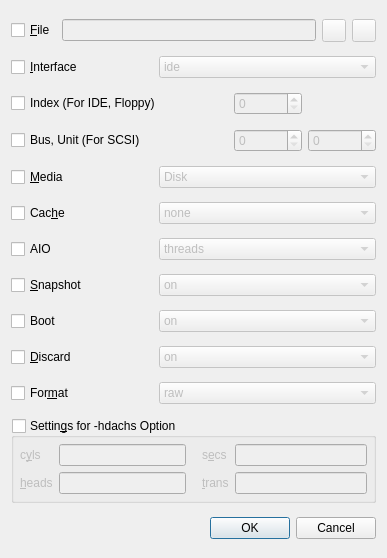
<?xml version="1.0" encoding="UTF-8"?>
<ui version="4.0">
 <author>Andrey Rijov</author>
 <class>Add_New_Device_Window</class>
 <widget class="QDialog" name="Add_New_Device_Window">
  <property name="geometry">
   <rect>
    <x>0</x>
    <y>0</y>
    <width>387</width>
    <height>558</height>
   </rect>
  </property>
  <property name="windowTitle">
   <string>New Storage Device</string>
  </property>
  <property name="windowIcon">
   <iconset resource="../resources/icons.qrc">
    <normaloff>:/blockdevice.png</normaloff>:/blockdevice.png</iconset>
  </property>
  <layout class="QGridLayout" name="gridLayout">
   <item row="0" column="0" colspan="5">
    <layout class="QHBoxLayout" name="horizontalLayout">
     <property name="sizeConstraint">
      <enum>QLayout::SetMaximumSize</enum>
     </property>
     <item>
      <widget class="QCheckBox" name="CH_File">
       <property name="text">
        <string>&amp;File</string>
       </property>
      </widget>
     </item>
     <item>
      <widget class="QLineEdit" name="Edit_File_Path">
       <property name="enabled">
        <bool>false</bool>
       </property>
      </widget>
     </item>
     <item>
       <widget class="QToolButton" name="TB_File_Path_Browse">
        <property name="enabled">
         <bool>false</bool>
        </property>
        <property name="text">
         <string/>
        </property>
        <property name="icon">
         <iconset resource="../resources/icons.qrc">
          <normaloff>:/open-file.png</normaloff>:/open-file.png</iconset>
        </property>
       </widget>
      </item>
      <item>
       <widget class="QToolButton" name="TB_Block_Device">
        <property name="enabled">
         <bool>false</bool>
        </property>
        <property name="text">
         <string/>
        </property>
        <property name="icon">
         <iconset resource="../resources/icons.qrc">
          <normaloff>:/blockdevice.png</normaloff>:/blockdevice.png</iconset>
        </property>
        <property name="toolTip">
         <string>Select block device (/dev/disk/by-id/...)</string>
        </property>
       </widget>
      </item>
     </layout>
    </item>
    <item row="1" column="0" colspan="2">
    <widget class="QCheckBox" name="CH_Interface">
     <property name="text">
      <string>&amp;Interface</string>
     </property>
    </widget>
   </item>
   <item row="1" column="2" colspan="3">
    <widget class="QComboBox" name="CB_Interface">
     <property name="enabled">
      <bool>false</bool>
     </property>
     <item>
      <property name="text">
       <string>ide</string>
      </property>
     </item>
     <item>
      <property name="text">
       <string>scsi</string>
      </property>
     </item>
     <item>
      <property name="text">
       <string>sd</string>
      </property>
     </item>
     <item>
      <property name="text">
       <string>mtd</string>
      </property>
     </item>
     <item>
      <property name="text">
       <string>floppy</string>
      </property>
     </item>
     <item>
      <property name="text">
       <string>pflash</string>
      </property>
     </item>
     <item>
      <property name="text">
       <string>virtio</string>
      </property>
     </item>
     <item>
      <property name="text">
       <string>virtio-scsi</string>
      </property>
     </item>
    </widget>
   </item>
   <item row="2" column="0" colspan="3">
    <widget class="QCheckBox" name="CH_Index">
     <property name="text">
      <string>Index (For IDE, Floppy)</string>
     </property>
    </widget>
   </item>
   <item row="2" column="3">
    <widget class="QSpinBox" name="SB_Index">
     <property name="enabled">
      <bool>false</bool>
     </property>
    </widget>
   </item>
   <item row="3" column="0" colspan="3">
    <widget class="QCheckBox" name="CH_Bus_Unit">
     <property name="text">
      <string>Bus, Unit (For SCSI)</string>
     </property>
    </widget>
   </item>
   <item row="3" column="3">
    <widget class="QSpinBox" name="SB_Bus">
     <property name="enabled">
      <bool>false</bool>
     </property>
    </widget>
   </item>
   <item row="3" column="4">
    <widget class="QSpinBox" name="SB_Unit">
     <property name="enabled">
      <bool>false</bool>
     </property>
    </widget>
   </item>
   <item row="4" column="0" colspan="2">
    <widget class="QCheckBox" name="CH_Media">
     <property name="text">
      <string>&amp;Media</string>
     </property>
    </widget>
   </item>
   <item row="4" column="2" colspan="3">
    <widget class="QComboBox" name="CB_Media">
     <property name="enabled">
      <bool>false</bool>
     </property>
     <item>
      <property name="text">
       <string>Disk</string>
      </property>
     </item>
     <item>
      <property name="text">
       <string>CD-ROM</string>
      </property>
     </item>
    </widget>
   </item>
   <item row="5" column="0" colspan="2">
    <widget class="QCheckBox" name="CH_Cache">
     <property name="text">
      <string>Cac&amp;he</string>
     </property>
    </widget>
   </item>
   <item row="5" column="2" colspan="3">
    <widget class="QComboBox" name="CB_Cache">
     <property name="enabled">
      <bool>false</bool>
     </property>
     <item>
      <property name="text">
       <string>none</string>
      </property>
     </item>
     <item>
      <property name="text">
       <string>writeback</string>
      </property>
     </item>
     <item>
      <property name="text">
       <string>writethrough</string>
      </property>
     </item>
    </widget>
   </item>
   <item row="6" column="0">
    <widget class="QCheckBox" name="CH_AIO">
     <property name="text">
      <string>AIO</string>
     </property>
    </widget>
   </item>
   <item row="6" column="2" colspan="3">
    <widget class="QComboBox" name="CB_AIO">
     <property name="enabled">
      <bool>false</bool>
     </property>
     <item>
      <property name="text">
       <string>threads</string>
      </property>
     </item>
     <item>
      <property name="text">
       <string>native</string>
      </property>
     </item>
    </widget>
   </item>
   <item row="7" column="0" colspan="2">
    <widget class="QCheckBox" name="CH_Snapshot">
     <property name="text">
      <string>&amp;Snapshot</string>
     </property>
    </widget>
   </item>
   <item row="7" column="2" colspan="3">
    <widget class="QComboBox" name="CB_Snapshot">
     <property name="enabled">
      <bool>false</bool>
     </property>
     <item>
      <property name="text">
       <string>on</string>
      </property>
     </item>
     <item>
      <property name="text">
       <string>off</string>
      </property>
     </item>
    </widget>
   </item>
   <item row="8" column="0" colspan="2">
    <widget class="QCheckBox" name="CH_Boot">
     <property name="text">
      <string>Boot</string>
     </property>
    </widget>
   </item>
   <item row="8" column="2" colspan="3">
    <widget class="QComboBox" name="CB_Boot">
     <property name="enabled">
      <bool>false</bool>
     </property>
     <item>
      <property name="text">
       <string>on</string>
      </property>
     </item>
     <item>
      <property name="text">
       <string>off</string>
      </property>
     </item>
    </widget>
   </item>
   <item row="9" column="1" colspan="4">
    <spacer name="verticalSpacer">
     <property name="orientation">
      <enum>Qt::Vertical</enum>
     </property>
     <property name="sizeType">
      <enum>QSizePolicy::Fixed</enum>
     </property>
     <property name="sizeHint" stdset="0">
      <size>
       <width>200</width>
       <height>5</height>
      </size>
     </property>
    </spacer>
   </item>
   <item row="10" column="0" colspan="2">
    <widget class="QCheckBox" name="CH_Format">
     <property name="text">
      <string>For&amp;mat</string>
     </property>
    </widget>
   </item>
   <item row="10" column="2" colspan="3">
    <widget class="QComboBox" name="CB_Format">
     <property name="enabled">
      <bool>false</bool>
     </property>
     <item>
      <property name="text">
       <string>raw</string>
      </property>
     </item>
     <item>
      <property name="text">
       <string>qcow2</string>
      </property>
     </item>
     <item>
      <property name="text">
       <string>qed</string>
      </property>
     </item>
     <item>
      <property name="text">
       <string>vdi</string>
      </property>
     </item>
     <item>
      <property name="text">
       <string>vmdk</string>
      </property>
     </item>
     <item>
      <property name="text">
       <string>vhdx</string>
      </property>
     </item>
    </widget>
   </item>
   <item row="11" column="0" colspan="5">
    <widget class="QGroupBox" name="GB_hdachs_Settings">
     <property name="title">
      <string>Settin&amp;gs for -hdachs Option</string>
     </property>
     <property name="checkable">
      <bool>true</bool>
     </property>
     <property name="checked">
      <bool>false</bool>
     </property>
     <layout class="QGridLayout">
      <property name="sizeConstraint">
       <enum>QLayout::SetMaximumSize</enum>
      </property>
      <property name="leftMargin">
       <number>6</number>
      </property>
      <property name="topMargin">
       <number>6</number>
      </property>
      <property name="rightMargin">
       <number>6</number>
      </property>
      <property name="bottomMargin">
       <number>6</number>
      </property>
      <property name="spacing">
       <number>6</number>
      </property>
      <item row="0" column="1">
       <spacer>
        <property name="orientation">
         <enum>Qt::Horizontal</enum>
        </property>
        <property name="sizeType">
         <enum>QSizePolicy::Fixed</enum>
        </property>
        <property name="sizeHint" stdset="0">
         <size>
          <width>10</width>
          <height>20</height>
         </size>
        </property>
       </spacer>
      </item>
      <item row="0" column="2">
       <layout class="QGridLayout">
        <property name="leftMargin">
         <number>0</number>
        </property>
        <property name="topMargin">
         <number>0</number>
        </property>
        <property name="rightMargin">
         <number>0</number>
        </property>
        <property name="bottomMargin">
         <number>0</number>
        </property>
        <property name="spacing">
         <number>6</number>
        </property>
        <item row="1" column="1">
         <widget class="QLineEdit" name="Edit_Trans"/>
        </item>
        <item row="0" column="1">
         <widget class="QLineEdit" name="Edit_Secs"/>
        </item>
        <item row="0" column="0">
         <widget class="QLabel" name="Label_Secs">
          <property name="text">
           <string>s&amp;ecs</string>
          </property>
          <property name="buddy">
           <cstring>Edit_Secs</cstring>
          </property>
         </widget>
        </item>
        <item row="1" column="0">
         <widget class="QLabel" name="Label_Trans">
          <property name="text">
           <string>&amp;trans</string>
          </property>
          <property name="buddy">
           <cstring>Edit_Trans</cstring>
          </property>
         </widget>
        </item>
       </layout>
      </item>
      <item row="0" column="0">
       <layout class="QGridLayout">
        <property name="leftMargin">
         <number>0</number>
        </property>
        <property name="topMargin">
         <number>0</number>
        </property>
        <property name="rightMargin">
         <number>0</number>
        </property>
        <property name="bottomMargin">
         <number>0</number>
        </property>
        <property name="spacing">
         <number>6</number>
        </property>
        <item row="0" column="0">
         <widget class="QLabel" name="Label_Cyls">
          <property name="text">
           <string>c&amp;yls</string>
          </property>
          <property name="buddy">
           <cstring>Edit_Cyls</cstring>
          </property>
         </widget>
        </item>
        <item row="0" column="1">
         <widget class="QLineEdit" name="Edit_Cyls"/>
        </item>
        <item row="1" column="0">
         <widget class="QLabel" name="Label_Heads">
          <property name="text">
           <string>&amp;heads</string>
          </property>
          <property name="buddy">
           <cstring>Edit_Heads</cstring>
          </property>
         </widget>
        </item>
        <item row="1" column="1">
         <widget class="QLineEdit" name="Edit_Heads"/>
        </item>
       </layout>
      </item>
     </layout>
    </widget>
   </item>
   <item row="12" column="0" colspan="5">
    <layout class="QHBoxLayout" name="horizontalLayout_2">
     <property name="sizeConstraint">
      <enum>QLayout::SetMaximumSize</enum>
     </property>
     <item>
      <spacer>
       <property name="orientation">
        <enum>Qt::Horizontal</enum>
       </property>
       <property name="sizeHint" stdset="0">
        <size>
         <width>120</width>
         <height>20</height>
        </size>
       </property>
      </spacer>
     </item>
     <item>
      <widget class="Dialog_Button_Box" name="buttonBox">
       <property name="standardButtons">
        <set>QDialogButtonBox::Cancel|QDialogButtonBox::Ok</set>
       </property>
      </widget>
     </item>
    </layout>
   </item>
   <item row="9" column="0">
    <widget class="QCheckBox" name="CH_Discard">
     <property name="text">
      <string>&amp;Discard</string>
     </property>
    </widget>
   </item>
   <item row="9" column="2" colspan="3">
    <widget class="QComboBox" name="CB_Discard">
     <property name="enabled">
      <bool>false</bool>
     </property>
     <item>
      <property name="text">
       <string>on</string>
      </property>
     </item>
     <item>
      <property name="text">
       <string>off</string>
      </property>
     </item>
    </widget>
   </item>
  </layout>
 </widget>
 <customwidgets>
  <customwidget>
   <class>Dialog_Button_Box</class>
   <extends>QDialogButtonBox</extends>
   <header>Dialog_Button_Box.h</header>
  </customwidget>
 </customwidgets>
 <tabstops>
  <tabstop>CH_File</tabstop>
  <tabstop>Edit_File_Path</tabstop>
   <tabstop>TB_File_Path_Browse</tabstop>
   <tabstop>TB_Block_Device</tabstop>
  <tabstop>CH_Interface</tabstop>
  <tabstop>CB_Interface</tabstop>
  <tabstop>CH_Index</tabstop>
  <tabstop>SB_Index</tabstop>
  <tabstop>CH_Bus_Unit</tabstop>
  <tabstop>SB_Bus</tabstop>
  <tabstop>SB_Unit</tabstop>
  <tabstop>CH_Media</tabstop>
  <tabstop>CB_Media</tabstop>
  <tabstop>CH_Cache</tabstop>
  <tabstop>CB_Cache</tabstop>
  <tabstop>CH_AIO</tabstop>
  <tabstop>CB_AIO</tabstop>
  <tabstop>CH_Snapshot</tabstop>
  <tabstop>CB_Snapshot</tabstop>
   <tabstop>CH_Boot</tabstop>
   <tabstop>CB_Boot</tabstop>
   <tabstop>CH_Format</tabstop>
   <tabstop>CB_Format</tabstop>
   <tabstop>GB_hdachs_Settings</tabstop>
  <tabstop>Edit_Cyls</tabstop>
  <tabstop>Edit_Secs</tabstop>
  <tabstop>Edit_Heads</tabstop>
  <tabstop>Edit_Trans</tabstop>
 </tabstops>
 <resources>
  <include location="../resources/icons.qrc"/>
 </resources>
 <connections>
  <connection>
   <sender>CH_Interface</sender>
   <signal>toggled(bool)</signal>
   <receiver>CB_Interface</receiver>
   <slot>setEnabled(bool)</slot>
   <hints>
    <hint type="sourcelabel">
     <x>67</x>
     <y>59</y>
    </hint>
    <hint type="destinationlabel">
     <x>168</x>
     <y>52</y>
    </hint>
   </hints>
  </connection>
  <connection>
   <sender>CH_Media</sender>
   <signal>toggled(bool)</signal>
   <receiver>CB_Media</receiver>
   <slot>setEnabled(bool)</slot>
   <hints>
    <hint type="sourcelabel">
     <x>63</x>
     <y>147</y>
    </hint>
    <hint type="destinationlabel">
     <x>177</x>
     <y>149</y>
    </hint>
   </hints>
  </connection>
  <connection>
   <sender>CH_File</sender>
   <signal>toggled(bool)</signal>
   <receiver>Edit_File_Path</receiver>
   <slot>setEnabled(bool)</slot>
   <hints>
    <hint type="sourcelabel">
     <x>44</x>
     <y>30</y>
    </hint>
    <hint type="destinationlabel">
     <x>199</x>
     <y>30</y>
    </hint>
   </hints>
  </connection>
  <connection>
   <sender>CH_File</sender>
   <signal>toggled(bool)</signal>
   <receiver>TB_File_Path_Browse</receiver>
   <slot>setEnabled(bool)</slot>
   <hints>
    <hint type="sourcelabel">
     <x>47</x>
     <y>30</y>
    </hint>
    <hint type="destinationlabel">
     <x>303</x>
     <y>34</y>
    </hint>
   </hints>
  </connection>
  <connection>
   <sender>CH_Index</sender>
   <signal>toggled(bool)</signal>
   <receiver>SB_Index</receiver>
   <slot>setEnabled(bool)</slot>
   <hints>
    <hint type="sourcelabel">
     <x>106</x>
     <y>80</y>
    </hint>
    <hint type="destinationlabel">
     <x>222</x>
     <y>92</y>
    </hint>
   </hints>
  </connection>
  <connection>
   <sender>CH_Bus_Unit</sender>
   <signal>toggled(bool)</signal>
   <receiver>SB_Bus</receiver>
   <slot>setEnabled(bool)</slot>
   <hints>
    <hint type="sourcelabel">
     <x>104</x>
     <y>114</y>
    </hint>
    <hint type="destinationlabel">
     <x>212</x>
     <y>110</y>
    </hint>
   </hints>
  </connection>
  <connection>
   <sender>CH_Bus_Unit</sender>
   <signal>toggled(bool)</signal>
   <receiver>SB_Unit</receiver>
   <slot>setEnabled(bool)</slot>
   <hints>
    <hint type="sourcelabel">
     <x>63</x>
     <y>118</y>
    </hint>
    <hint type="destinationlabel">
     <x>293</x>
     <y>119</y>
    </hint>
   </hints>
  </connection>
  <connection>
   <sender>CH_Cache</sender>
   <signal>toggled(bool)</signal>
   <receiver>CB_Cache</receiver>
   <slot>setEnabled(bool)</slot>
   <hints>
    <hint type="sourcelabel">
     <x>51</x>
     <y>172</y>
    </hint>
    <hint type="destinationlabel">
     <x>142</x>
     <y>167</y>
    </hint>
   </hints>
  </connection>
  <connection>
   <sender>CH_AIO</sender>
   <signal>toggled(bool)</signal>
   <receiver>CB_AIO</receiver>
   <slot>setEnabled(bool)</slot>
   <hints>
    <hint type="sourcelabel">
     <x>33</x>
     <y>200</y>
    </hint>
    <hint type="destinationlabel">
     <x>120</x>
     <y>196</y>
    </hint>
   </hints>
  </connection>
  <connection>
   <sender>CH_Snapshot</sender>
   <signal>toggled(bool)</signal>
   <receiver>CB_Snapshot</receiver>
   <slot>setEnabled(bool)</slot>
   <hints>
    <hint type="sourcelabel">
     <x>65</x>
     <y>226</y>
    </hint>
    <hint type="destinationlabel">
     <x>127</x>
     <y>228</y>
    </hint>
   </hints>
  </connection>
  <connection>
   <sender>CH_Boot</sender>
   <signal>toggled(bool)</signal>
   <receiver>CB_Boot</receiver>
   <slot>setEnabled(bool)</slot>
   <hints>
    <hint type="sourcelabel">
     <x>51</x>
     <y>261</y>
    </hint>
    <hint type="destinationlabel">
     <x>167</x>
     <y>257</y>
    </hint>
   </hints>
  </connection>
  <connection>
   <sender>buttonBox</sender>
   <signal>rejected()</signal>
   <receiver>Add_New_Device_Window</receiver>
   <slot>reject()</slot>
   <hints>
    <hint type="sourcelabel">
     <x>182</x>
     <y>529</y>
    </hint>
    <hint type="destinationlabel">
     <x>314</x>
     <y>331</y>
    </hint>
   </hints>
  </connection>
  <connection>
   <sender>buttonBox</sender>
   <signal>accepted()</signal>
   <receiver>Add_New_Device_Window</receiver>
   <slot>accept()</slot>
   <hints>
    <hint type="sourcelabel">
     <x>285</x>
     <y>529</y>
    </hint>
    <hint type="destinationlabel">
     <x>193</x>
     <y>278</y>
    </hint>
   </hints>
  </connection>
  <connection>
   <sender>CH_Discard</sender>
   <signal>toggled(bool)</signal>
   <receiver>CB_Discard</receiver>
   <slot>setEnabled(bool)</slot>
   <hints>
    <hint type="sourcelabel">
     <x>56</x>
     <y>368</y>
    </hint>
    <hint type="destinationlabel">
     <x>200</x>
     <y>368</y>
    </hint>
   </hints>
   </connection>
   <connection>
    <sender>CH_Format</sender>
    <signal>toggled(bool)</signal>
    <receiver>CB_Format</receiver>
    <slot>setEnabled(bool)</slot>
    <hints>
     <hint type="sourcelabel">
      <x>56</x>
      <y>380</y>
     </hint>
     <hint type="destinationlabel">
      <x>200</x>
      <y>380</y>
     </hint>
    </hints>
   </connection>
  </connections>
 </ui>
